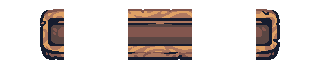
#> input picture assets/ui/bar_base.png, 320 x 64 px, given in place of paper.png, which was not available
$ python compose_ui.py
#> lines starting #> are read from the running program, lines starting #| are printed output that depends on the picture; after the words box and inside, x2 and y2 are one past the last pixel; in counts of white or black regions, pixels touching at a corner belong together; pictures that were not available may be replaced by others from this repository, and a replacement may not be noted
# -*- coding: utf-8 -*-
"""Recompose les planches 9-tranches de Tiny Swords en textures contigues.
Les planches originales rangent les 9 morceaux dans des cellules espacees ;
on decoupe chaque morceau a ses pixels opaques et on les colle bord a bord."""
from PIL import Image
import numpy as np, io, os, json
os.chdir(r'C:\Users\Lenovo\Desktop\wizard_game')

def bands(v):
    out=[]; start=None
    for i,x in enumerate(v):
        if x and start is None: start=i
        if not x and start is not None: out.append((start,i-1)); start=None
    if start is not None: out.append((start,len(v)-1))
    return out

def analyse(path):
#> called with path = 'assets/ui/paper.png'
    im = Image.open(path).convert("RGBA"); a = np.array(im)[:,:,3] > 8
#> in analyse, im is the input picture: PIL image 320x64 RGBA; mean R, G, B, A 30.9, 22.7, 20, 69.1
#> after `a = np.array(im)[:, :, 3] > 8`:
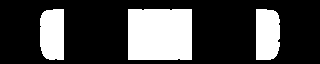
#> a: shape (64, 320) bool; 27.1% white; 3 white regions, box (x1, y1, x2, y2) and area: (128, 9, 192, 60) 3258, (40, 9, 64, 60) 1148, (256, 9, 280, 60) 1143
    return im, bands(a.any(axis=0)), bands(a.any(axis=1))
#> the loop in bands, `for i,x in enumerate(v):` made 320 passes
#> x on passes 1 to 12: False, False, False, False, False, False, False, False, False, False, False, False
#> after the loop in bands, `for i,x in enumerate(v):`: out = [(40, 63), (128, 191), (256, 279)]
#> the loop in bands (call 2), `for i,x in enumerate(v):` made 64 passes
#> x on pass 10: True

margins = {}

def compose9(name, out_name=None):
    im, cb, rb = analyse("assets/ui/%s.png" % name)
#> cb = [(40, 63), (128, 191), (256, 279)]; rb = [(9, 59)]
    out_name = out_name or (name + "9")
    if len(cb) == 3 and len(rb) == 3:
        ws = [b[1]-b[0]+1 for b in cb]; hs = [b[1]-b[0]+1 for b in rb]
        out = Image.new("RGBA", (sum(ws), sum(hs)), (0,0,0,0))
        y = 0
        for r,(r0,r1) in enumerate(rb):
            x = 0
            for c,(c0,c1) in enumerate(cb):
                out.paste(im.crop((c0, r0, c1+1, r1+1)), (x, y))
                x += ws[c]
            y += hs[r]
        margins[out_name] = [ws[0], hs[0], ws[2], hs[2]]
    elif len(cb) == 3 and len(rb) == 1:
        # barre horizontale : 3 colonnes, une seule ligne
        r0, r1 = rb[0]
#> r0 = 9; r1 = 59
        ws = [b[1]-b[0]+1 for b in cb]
#> ws = [24, 64, 24]
        out = Image.new("RGBA", (sum(ws), r1-r0+1), (0,0,0,0))
#> out: PIL image 112x51 RGBA; every value is 0
        x = 0
        for c,(c0,c1) in enumerate(cb):
            out.paste(im.crop((c0, r0, c1+1, r1+1)), (x, 0)); x += ws[c]
#> this loop made 3 passes
#> (c0, c1, x) on passes 1 to 3: (40, 63, 24), (128, 191, 88), (256, 279, 112)
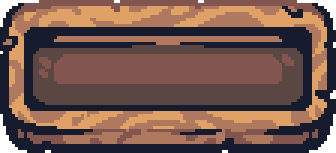
#> out: PIL image 112x51 RGBA (shown 3 times larger); mean R, G, B, A 110.7, 81.5, 71.7, 247.7; transparent parts drawn white
#> after the loop, x = 112
        margins[out_name] = [ws[0], 0, ws[2], 0]
    else:
        c0,c1 = cb[0]; r0,r1 = rb[0]
        out = im.crop((c0, r0, c1+1, r1+1))
        margins[out_name] = [0,0,0,0]
    out.save("assets/ui/%s.png" % out_name)
    print("  %-20s -> %s  %s  marges %s" % (name, out_name, out.size, margins[out_name]))
#|   paper                -> paper9  (112, 51)  marges [24, 0, 24, 0]
    return out

for n in ["paper","paper_special","btn_blue","btn_blue_pressed","btn_red","btn_red_pressed","btn_small","btn_small_pressed","btn_round_red","banner","wood","bar_base","smallbar_base"]:
    compose9(n)
#> pass 2 of the loop `for n in ["paper","paper_special","btn_blue","btn_blue_pressed","btn_r..`:
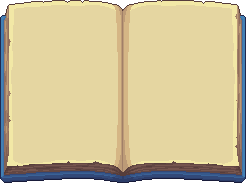
#> input picture assets/ui/book_open.png, 246 x 183 px, given in place of paper_special.png, which was not available
#> in analyse, im is the input picture: PIL image 246x183 RGBA; mean R, G, B, A 201, 188, 146.8, 248.3
#> in analyse (call 2), `a = np.array(im)[:, :, 3] > 8`:
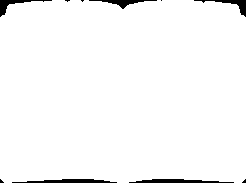
#> a: shape (183, 246) bool; 97.4% white; 10 black regions (5 under 20 px), largest, box (x1, y1, x2, y2) and area: (12, 179, 117, 183) 280, (129, 179, 234, 183) 280, (194, 0, 246, 17) 201, (0, 0, 52, 17) 198, (89, 0, 157, 9) 194
#|   paper_special        -> paper_special9  (246, 183)  marges [0, 0, 0, 0]
#> (the run stopped early here; a loop or call above may not have finished)
